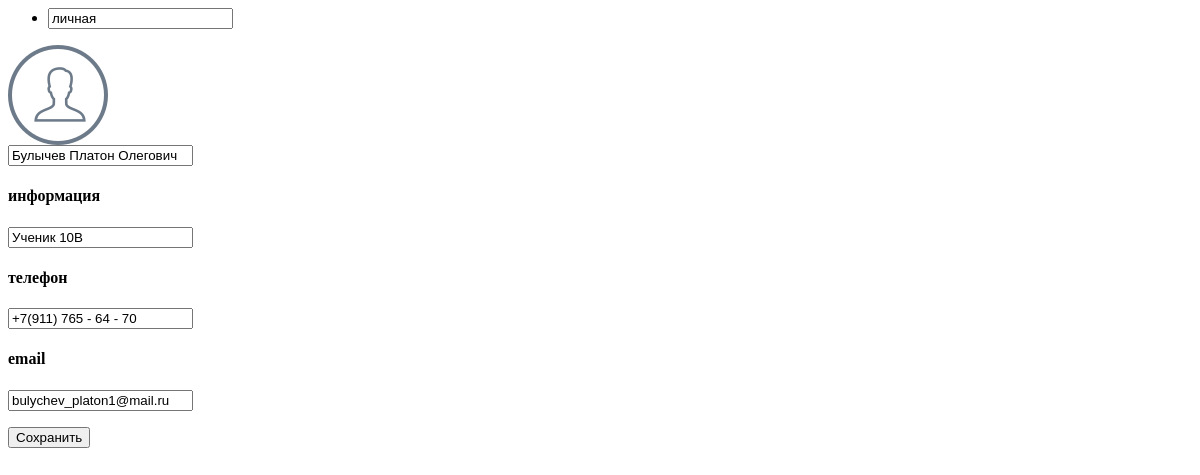
Page /card/5/view (signed in) on the earlier database version.
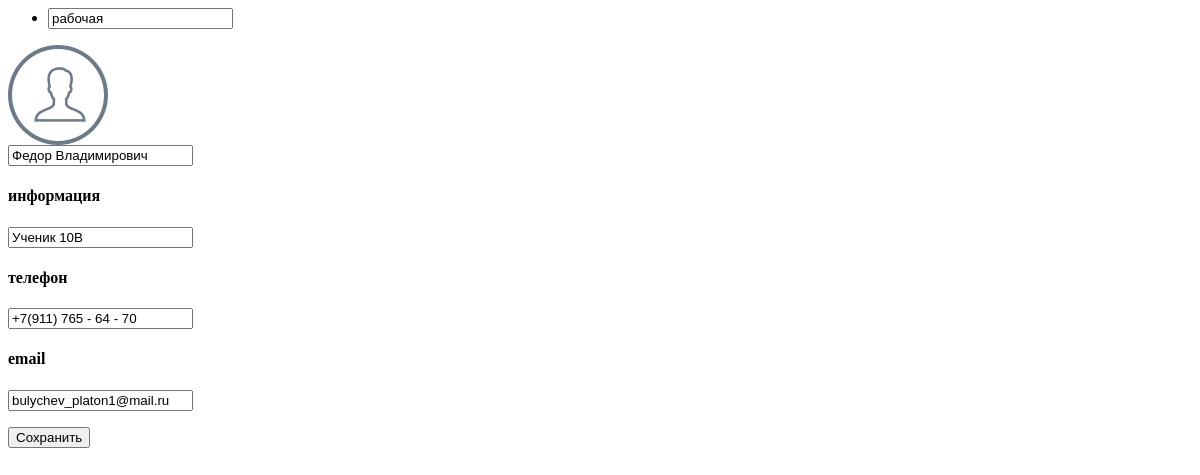
Same page on the later database version.
### data/cards.py (models this page shows)
class Card(SqlAlchemyBase):
    __tablename__ = "cards"
    id = sa.Column(sa.Integer, primary_key=True, autoincrement=True)
    owner_id = sa.Column(sa.Integer, sa.ForeignKey("users.id"))
    name = sa.Column(sa.String, nullable=True)
    title = sa.Column(sa.String, nullable=True)
    link = sa.Column(sa.String, nullable=True)
    main = sa.Column(sa.String, nullable=True)
    description = sa.Column(sa.String, nullable=True)
    phone = sa.Column(sa.String, nullable=True)
    mail = sa.Column(sa.String, nullable=True)
    site_vk = sa.Column(sa.String, nullable=True)
    site_instagram = sa.Column(sa.String, nullable=True)
    site_telegram = sa.Column(sa.String, nullable=True)
    site_discord = sa.Column(sa.String, nullable=True)
    created_data = sa.Column(sa.DateTime, default=dt.datetime.now)
    user = orm.relation("User")

### main.py (the view, shortened to what this page needs)
@flask_login.login_required
@app.route("/card/<int:card_id>/view", methods=["GET", "POST"])
def card_settings(card_id):
    db_sess = db_session.create_session()
    card = db_sess.query(Card).get(card_id)
    if not card or not current_user.is_get_card(card):
        return redirect("<h1>BAD REQUEST</h1>")
    form = CardForm()
    if request.method == "GET":
        form.name.data = card.name
        form.phone.data = card.phone
        form.title.data = card.title
        form.link.data = card.link
        form.main.data = card.main
        form.description.data = card.description
        form.mail.data = card.mail
        form.site_vk.data = card.site_vk
        form.site_instagram.data = card.site_instagram
        form.site_telegram.data = card.site_telegram
        form.site_discord.data = card.site_discord
    return render_template("blocks/card_settings.html", title=f"Карта #{card.id}", card=card,
                           form=form)

### forms/card.py
class CardForm(FlaskForm):
    name = StringField("Название карты", validators=[DataRequired()])
    title = StringField("Заголовок карты")
    link = StringField("Сокращение ссылки")
    main = StringField("Основной текст")
    description = StringField("Дополнительный текст")
    phone = StringField("Номер телефона")
    mail = StringField("Почта")
    site_vk = StringField("Ссылка на ВКонтакте")
    site_instagram = StringField("Ссылка на Instargram")
    site_telegram = StringField("Ссылка на Telegram")
    site_discord = StringField("Ссылка на Discord")
    submit = SubmitField("Сохранить")

### data/db_session.py (called while the page is built)
def create_session() -> Session:
    global __factory
    return __factory()

### data/users.py (called while the page is built)
    def is_get_card(self, card):
        return card.id in [i.id for i in self.cards]

### main.py (called while the page is built)
@login_manager.user_loader
def load_user(user_id):
    db_sess = db_session.create_session()
    return db_sess.query(User).get(user_id)

### templates/blocks/card_settings.html (shortened to what this page needs)
 <form action="/card/{{ card.id }}/view" method="post">
    <div id="card-header" class="row">
        <ul class="card-wrapper">
            <li>{{ form.name(class="card-edit-input") }}
                </li>
        </ul>
    </div>
    <div id="card-content" class="row">
        <div id="card-content-left" class="col">
            <img id="cardholder-img" src="{{ url_for('static', filename='img/default.png') }}" alt="">
            <br>
            <span>
                {{ form.main(class="card-edit-input") }}
            </span>
        </div>
        <div id="card-content-right" class="col">
            <span>
                <h4>информация</h4>
                {{ form.description(class="card-edit-input") }}
            </span>
            <span>
                <h4>телефон</h4>
                {{ form.phone(class="card-edit-input") }}
            </span>
            <span>
                <h4>email</h4>
                {{ form.mail(class="card-edit-input") }}
            </span>
            <p>{{ form.submit(type="submit", class="sbmt-btn") }}</p>
        </div>
    </div>
</form>

Differences in the rows shown:
changed Card "Ученик 10В": name "личная" → "рабочая"; main "Булычев Платон Олегович" → "Федор Владимирович"
